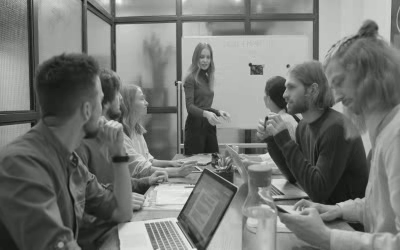
#> input picture frame 52 of Videos/EscritorioVermelho.mp4, 400 x 250 px, given in place of PeixeNadando.mp4, which was not available
$ python 'Subtração do Background - MOG  - Versão 1.1.0.py'
#> lines starting #> are read from the running program, lines starting #| are printed output that depends on the picture; pictures that were not available may be replaced by others from this repository, and a replacement may not be noted
#
########################################################################
# Importação das Bibliotecas Necessárias
########################################################################
#
import cv2 as cv
import numpy as np

#
########################################################################
# Definições Gerais
########################################################################
#
DirBase = "LocalCV/"
NomeVideo = "PeixeNadando.mp4"
CaminhoBase = "/home/asoares/" + DirBase
CaminhoVideo = CaminhoBase + "Videos/"

#
########################################################################
# Abrindo o Arquivo de Vídeo
########################################################################
#
Video = cv.VideoCapture (CaminhoVideo + NomeVideo)
if (Video.isOpened()== False):
  print ("########################################################################")
  print ("# Video Não Encontrado ")
  print ("########################################################################")
  exit ()

#
########################################################################
# Criando o Subtrador
########################################################################
#
subPeixe = cv.bgsegm.createBackgroundSubtractorMOG (  history = 10,  # Length of the history.
                                                      nmixtures = 3,  # Number of Gaussian mixtures.
                                                      backgroundRatio = 0.6, # Background ratio.
                                                      noiseSigma = 20 ) # standard deviation of the brightness or each color channel (0 é autmoático)

#
########################################################################
# Lendo o Video
########################################################################
#
while(Video.isOpened()):
  Status, VideoFrame = Video.read()
#> VideoFrame is the input picture: shape (250, 400, 3); mean B, G, R 115.6, 118.6, 116.6
  if Status == True:

#
########################################################################
# Reduzindo o Tamanho da Imagem
########################################################################
#
    imgPeixe = cv.resize(VideoFrame, (640, 480))
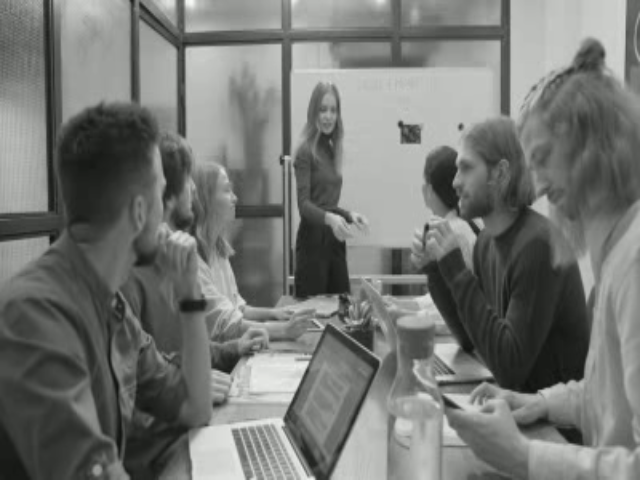
#> imgPeixe: shape (480, 640, 3); mean B, G, R 115.5, 118.5, 116.5

#
########################################################################
# Removendo Possíveis Ruídos
########################################################################
#
    imgPeixeCinza = cv.cvtColor(imgPeixe, cv.COLOR_BGR2GRAY)
    imgPeixeCinza = cv.GaussianBlur(imgPeixeCinza, (9, 9), 0)

#
########################################################################
# Aplicando o Subtrador
########################################################################
#
    imgPeixeMascara = subPeixe.apply(imgPeixeCinza)
#> imgPeixeMascara: shape (480, 640); every value is 0

#
########################################################################
# Apresentando o Resultado
########################################################################
#
    imgTmpMascara = cv.cvtColor(imgPeixeMascara,cv.COLOR_GRAY2RGB)
#> imgTmpMascara: shape (480, 640, 3); every value is 0
    imgTmpPeixeCinza = cv.cvtColor(imgPeixeCinza,cv.COLOR_GRAY2RGB)
    imgTodasImagens = np.hstack(( imgPeixe, imgTmpPeixeCinza, imgTmpMascara ))
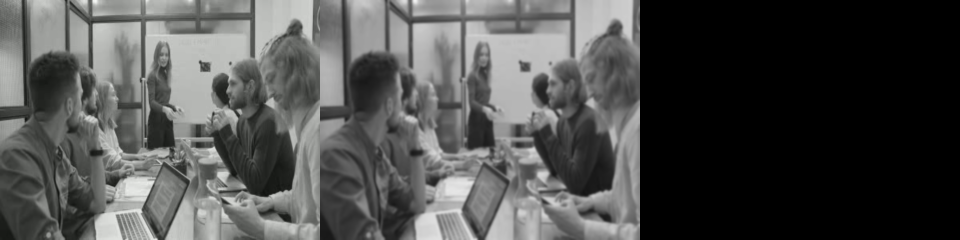
#> imgTodasImagens: shape (480, 1920, 3) (shown at 1/2 size); mean B, G, R 77.7, 78.7, 78

    cv.imshow ( "Video Peixe", imgTodasImagens)
    if cv.waitKey(25) & 0xFF == ord('q'):
#> (key q is pressed here)
      break

  else:
    break

#
########################################################################
# Fechando o Vídeo e Janelamento
########################################################################
#
Video.release()
cv.destroyAllWindows()

########################################################################
# FIM DO PROGRAMA
########################################################################

exit()
#> (the program exits here)

$ run again, starting later in the video
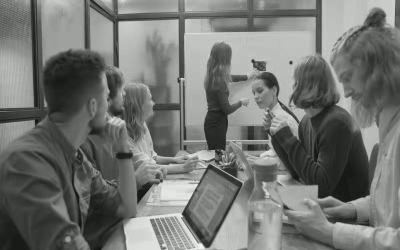
#> input picture frame 234 of Videos/EscritorioVermelho.mp4, 400 x 250 px, given in place of PeixeNadando.mp4, which was not available
#> VideoFrame is the input picture: shape (250, 400, 3); mean B, G, R 114.6, 117.6, 115.6
#> `imgPeixe = cv.resize(VideoFrame, (640, 480))`:
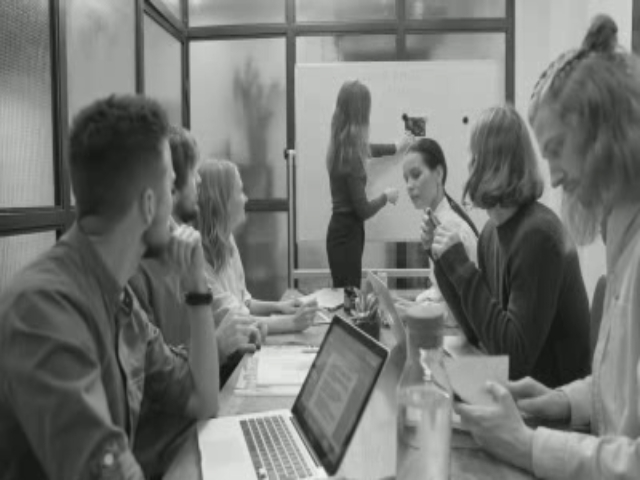
#> imgPeixe: shape (480, 640, 3); mean B, G, R 114.5, 117.5, 115.5
#> imgPeixeMascara: shape (480, 640); every value is 0
#> imgTmpMascara: shape (480, 640, 3); every value is 0
#> `imgTodasImagens = np.hstack(( imgPeixe, imgTmpPeixeCinza, imgTmpMascar..`:
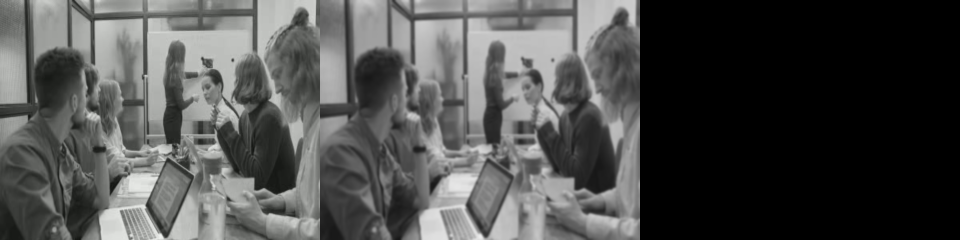
#> imgTodasImagens: shape (480, 1920, 3) (shown at 1/2 size); mean B, G, R 77, 78, 77.3

$ run again, starting later in the video
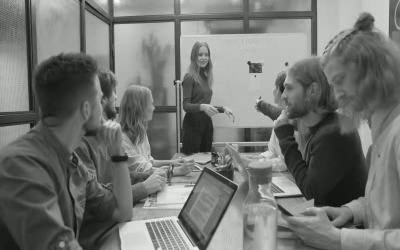
#> input picture frame 416 of Videos/EscritorioVermelho.mp4, 400 x 250 px, given in place of PeixeNadando.mp4, which was not available
#> VideoFrame is the input picture: shape (250, 400, 3); mean B, G, R 113.9, 116.9, 114.9
#> `imgPeixe = cv.resize(VideoFrame, (640, 480))`:
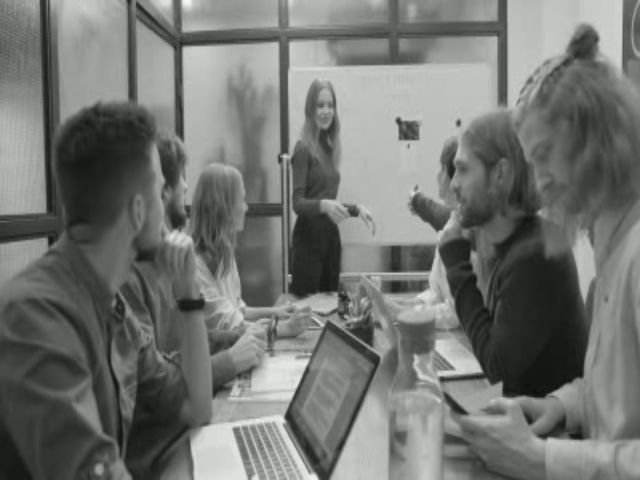
#> imgPeixe: shape (480, 640, 3); mean B, G, R 113.8, 116.8, 114.8
#> imgPeixeMascara: shape (480, 640); every value is 0
#> imgTmpMascara: shape (480, 640, 3); every value is 0
#> `imgTodasImagens = np.hstack(( imgPeixe, imgTmpPeixeCinza, imgTmpMascar..`:
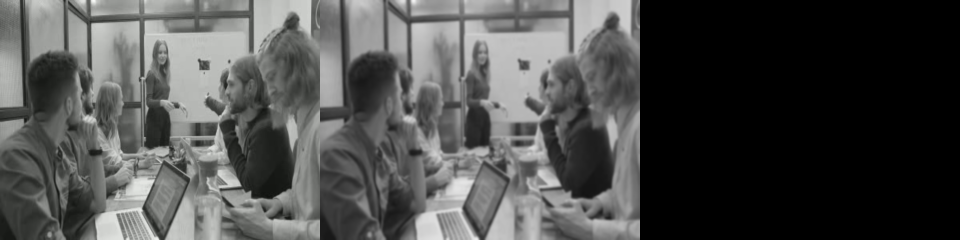
#> imgTodasImagens: shape (480, 1920, 3) (shown at 1/2 size); mean B, G, R 76.5, 77.5, 76.8
